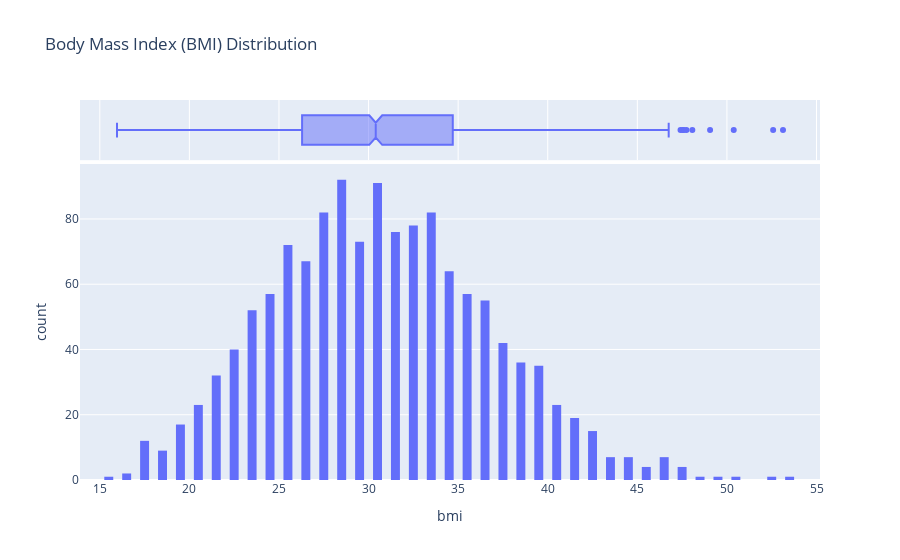

Source (notebook cell):
### Code cell
bmi_fig = px.histogram(medical_df, x="bmi", marginal = "box", nbins = 47, title = "Body Mass Index (BMI) Distribution")
bmi_fig.update_layout(bargap = 0.5)
bmi_fig.show()

### Figure 1 — Plotly figure (JSON) as saved in the notebook; plotly's stock layout.template omitted (floating-point values rounded to 4 significant figures; data arrays with more than 128 entries replaced by an {"elided": "..."} marker saying what was removed)
{"data": [{"alignmentgroup": "True", "bingroup": "x", "hovertemplate": "bmi=%{x}<br>count=%{y}<extra></extra>", "legendgroup": "", "marker": {"color": "#636efa", "pattern": {"shape": ""}}, "name": "", "nbinsx": 47, "offsetgroup": "", "orientation": "v", "showlegend": false, "type": "histogram", "x": {"elided": "1338 float values"}, "xaxis": "x", "yaxis": "y"}, {"alignmentgroup": "True", "hovertemplate": "bmi=%{x}<extra></extra>", "legendgroup": "", "marker": {"color": "#636efa"}, "name": "", "notched": true, "offsetgroup": "", "showlegend": false, "type": "box", "x": {"elided": "1338 float values"}, "xaxis": "x2", "yaxis": "y2"}], "layout": {"autosize": true, "bargap": 0.5, "barmode": "relative", "legend": {"tracegroupgap": 0}, "title": {"text": "Body Mass Index (BMI) Distribution"}, "xaxis": {"anchor": "y", "autorange": true, "domain": [0, 1], "range": [13.89, 55.2], "title": {"text": "bmi"}, "type": "linear"}, "xaxis2": {"anchor": "y2", "autorange": true, "domain": [0, 1], "matches": "x", "range": [13.89, 55.2], "showgrid": true, "showticklabels": false, "type": "linear"}, "yaxis": {"anchor": "x", "autorange": true, "domain": [0, 0.8316], "range": [0, 96.84], "title": {"text": "count"}}, "yaxis2": {"anchor": "x2", "autorange": true, "domain": [0.8416, 1], "matches": "y2", "range": [-0.5, 0.5], "showgrid": false, "showline": false, "showticklabels": false, "ticks": "", "type": "category"}}}
